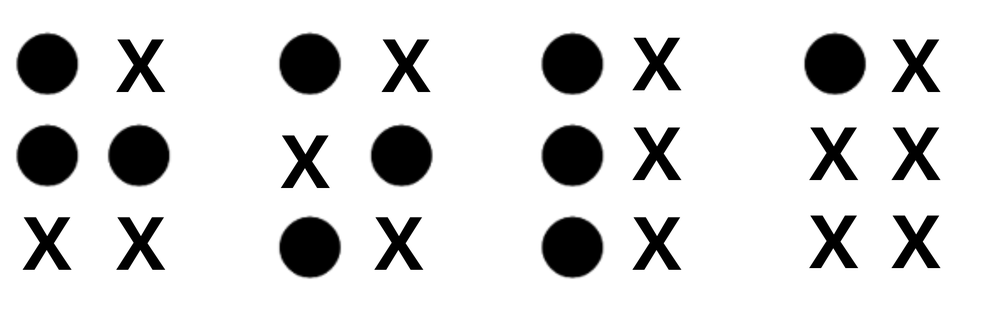
#> input picture hola.png, 1000 x 309 px, shrunk from 1762 x 544 before the run
$ python braille_to_text.py
#> lines starting #> are read from the running program, lines starting #| are printed output that depends on the picture; after the words box and inside, x2 and y2 are one past the last pixel; in counts of white or black regions, pixels touching at a corner belong together
from matplotlib import pyplot as plt
import cv2 as cv
import pytesseract

def get_string(path: str) -> str:
    """
    Reads an image from the given path, applies preprocessing, and extracts text using Tesseract OCR.
    Returns: Extracted text from the image.
    """
#> called with path = 'hola.png'
    img = cv.imread(path, 0)
#> img is the input picture: shape (309, 1000); min 0, max 255, mean 217.5
    assert img is not None, "The file could not be read. Check the path."

    # Apply thresholding to enhance contrast
    _, img_thresholded = cv.threshold(img, 70, 255, cv.THRESH_BINARY_INV)
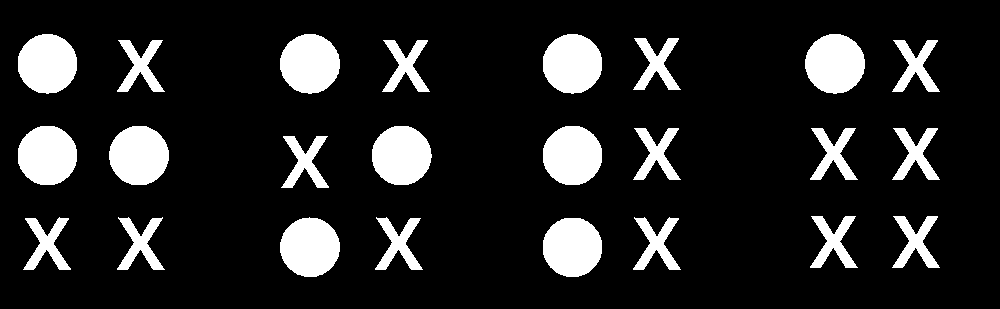
#> img_thresholded: shape (309, 1000); 14.1% white; 24 white regions, largest, box (x1, y1, x2, y2) and area: (280, 34, 340, 94) 2800, (805, 34, 865, 94) 2800, (543, 34, 602, 94) 2795

    # Apply Laplacian filter to enhance edges
    laplacian = cv.Laplacian(img_thresholded, cv.CV_64F)
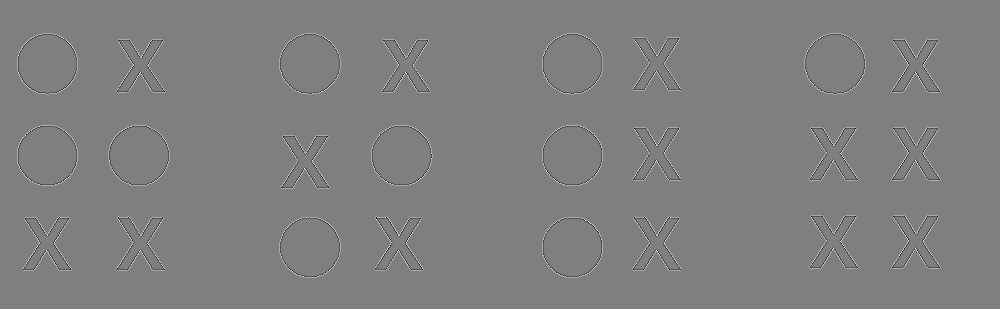
#> laplacian: shape (309, 1000) float64; min -765, max 765, mean 0; drawn with min black and max white
    laplacian_abs = cv.convertScaleAbs(laplacian)
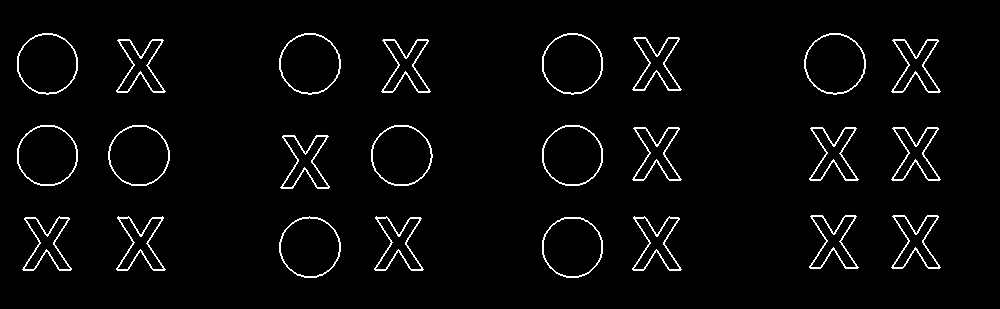
#> laplacian_abs: shape (309, 1000); 3.1% white in thin lines or dots, all inside (x1, y1, x2, y2) = (17, 33, 941, 278)

    # Show image with filters
    fig, axes = plt.subplots(2, 2, figsize=(10, 10))

    # Titles for each subplot
    titles = ["Original Image", "Thresholded Image", "Laplacian Filter", "Absolute Laplacian"]

    # Images to display
    images = [img, img_thresholded, laplacian, laplacian_abs]

    # Loop through subplots and display each image with a title
    for ax, image, title in zip(axes.flat, images, titles):
        ax.imshow(image, cmap='gray')
        ax.set_title(title)
        ax.axis("off")
#> this loop made 4 passes
#> title on passes 1 to 4: 'Original Image', 'Thresholded Image', 'Laplacian Filter', 'Absolute Laplacian'

    # Adjust layout to prevent overlapping
    plt.tight_layout()
    plt.show()
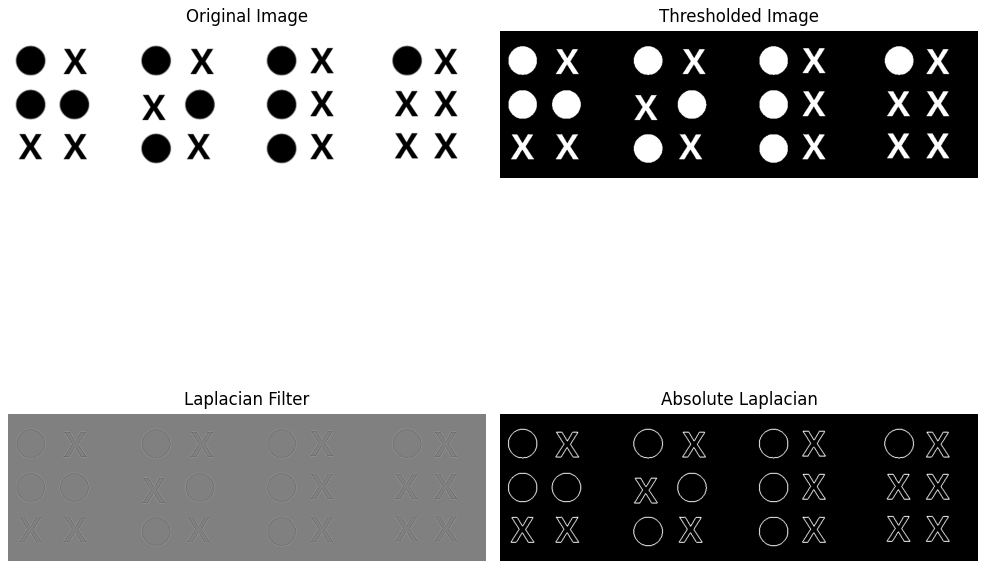
#> figure drawn by matplotlib, 4 panels

    # Extract text from processed image
#> (the run stopped early here; a loop or call above may not have finished)

$ run again, with tacoBraille.png copied over hola.png
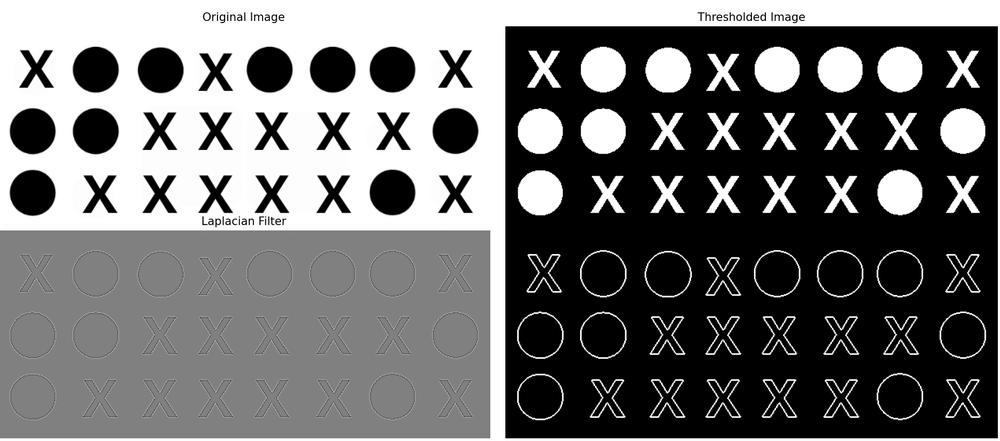
#> input picture tacoBraille.png, 1000 x 441 px, shrunk from 1862 x 821 before the run
#> in get_string, img is the input picture: shape (441, 1000); min 0, max 255, mean 110.6
#> in get_string, `_, img_thresholded = cv.threshold(img, 70, 255, cv.THRESH_BINARY_INV)`:
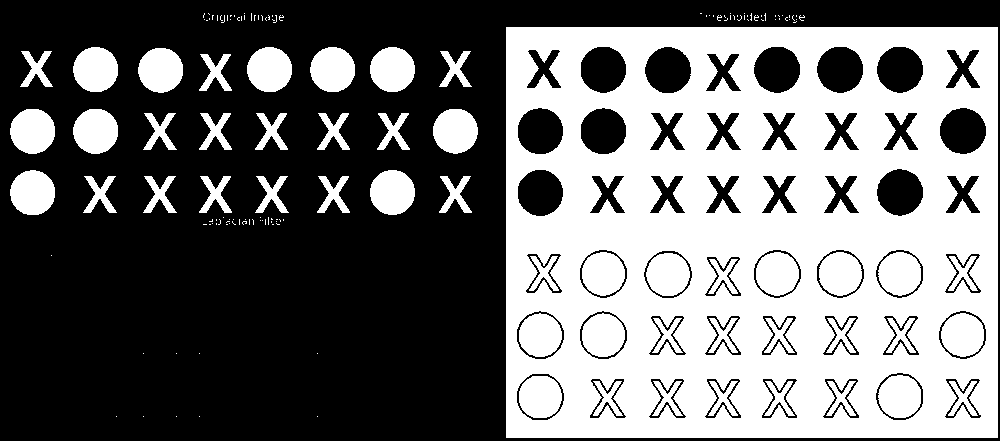
#> img_thresholded: shape (441, 1000); 44% white; 152 white regions (103 under 20 px), largest, box (x1, y1, x2, y2) and area: (506, 27, 998, 438) 149519, (73, 47, 118, 92) 1604, (10, 109, 55, 154) 1603
#> laplacian_abs: shape (441, 1000); 7.4% white in thin lines or dots
#> the loop in get_string, `for ax, image, title in zip(axes.flat, images, titles):` made 4 passes
#> title on passes 1 to 4: 'Original Image', 'Thresholded Image', 'Laplacian Filter', 'Absolute Laplacian'
#> in get_string, `plt.show()`:
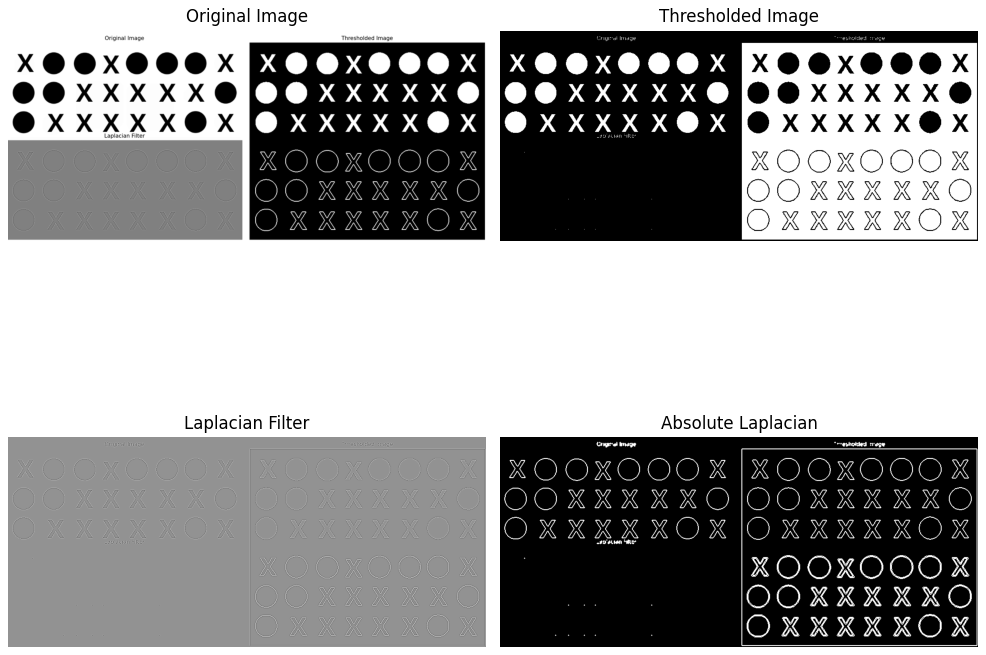
#> figure drawn by matplotlib, 4 panels
